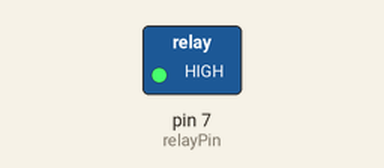
Recording of a sketch running on a simulated Arduino Uno, built with avr-gcc and run on an emulated ATmega328P. On the bench: switched loads named in the sketch (green lamp = pin HIGH).

Above: at 5.0 s.
At 12.5 s:
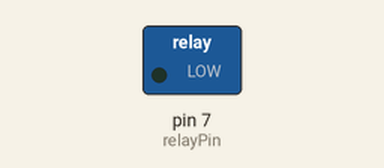
Timing chart, 0 to 19.5 s (numbered marks = the images above):
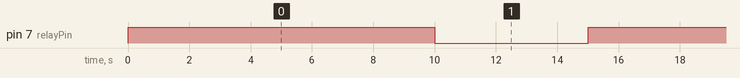

Measured:
- by itself, pin 7 (relayPin): alternates HIGH for 10.0 s and LOW for 5.0 s

The sketch:

Coding_for_relay.ino
```cpp
int relayPin=7;
void setup() {
  // put your setup code here, to run once:
pinMode(relayPin,OUTPUT);
}

void loop() {
  // put your main code here, to run repeatedly:
digitalWrite(relayPin,HIGH);
delay(10000);
digitalWrite(relayPin,0);
delay(5000);
}
```
